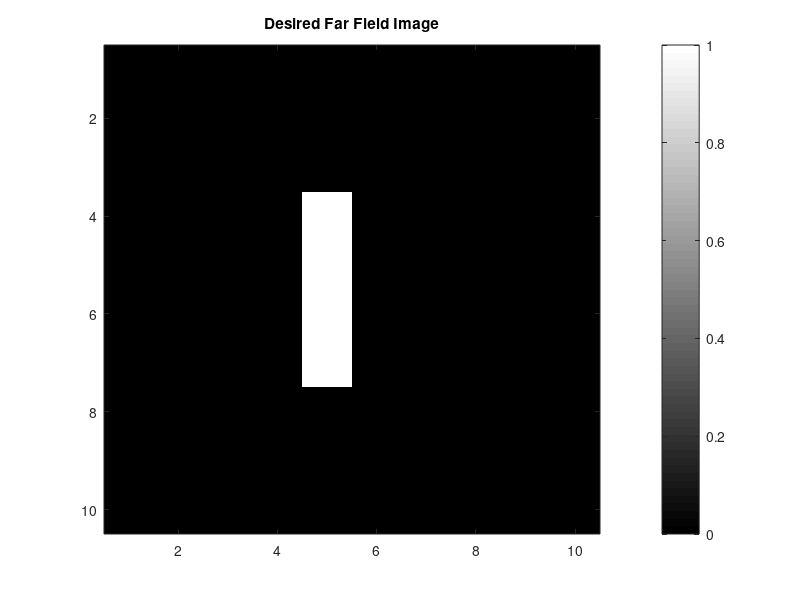
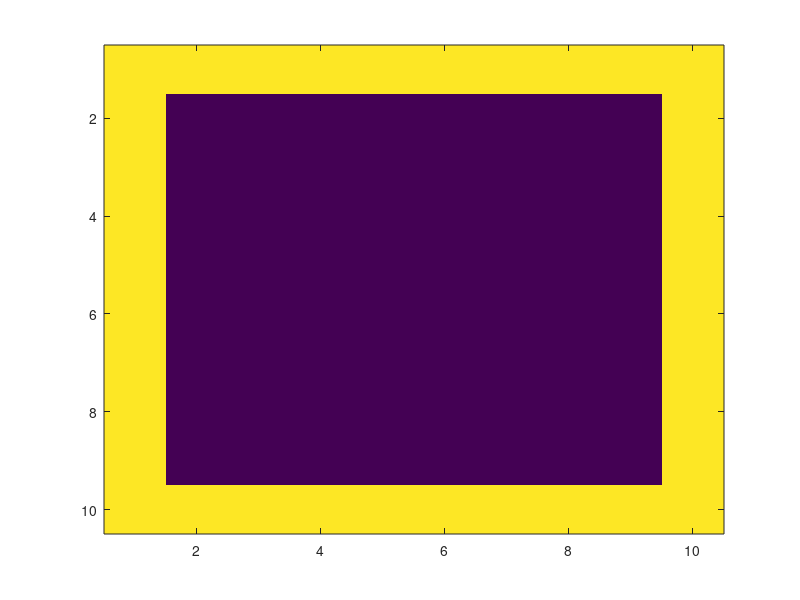

MATLAB code for these plots, in order:

bar12by12 = [0	0	0	0	0	0	0	0	0	0	0	0
0	0	0	0	0	0	0	0	0	0	0	0
0	0	0	0	0	0	0	0	0	0	0	0
0	0	0	0	0	0	0	0	0	0	0	0
0	0	0	0	0	0	1	0	0	0	0	0
0	0	0	0	0	0	1	0	0	0	0	0
0	0	0	0	0	0	1	0	0	0	0	0
0	0	0	0	0	0	1	0	0	0	0	0
0	0	0	0	0	0	0	0	0	0	0	0
0	0	0	0	0	0	0	0	0	0	0	0
0	0	0	0	0	0	0	0	0	0	0	0
0	0	0	0	0	0	0	0	0	0	0	0
];

bar10by10 = [0	0	0	0	0	0	0	0	0	0
0	0	0	0	0	0	0	0	0	0
0	0	0	0	0	0	0	0	0	0
0	0	0	0	1	0	0	0	0	0
0	0	0	0	1	0	0	0	0	0
0	0	0	0	1	0	0	0	0	0
0	0	0	0	1	0	0	0	0	0
0	0	0	0	0	0	0	0	0	0
0	0	0	0	0	0	0	0	0	0
0	0	0	0	0	0	0	0	0	0
];

bar8by8 = [0	0	0	0	0	0	0	0
0	0	0	1	0	0	0	0
0	0	0	1	0	0	0	0
0	0	0	1	0	0	0	0
0	0	0	1	0	0	0	0
0	0	0	1	0	0	0	0
0	0	0	1	0	0	0	0
0	0	0	0	0	0	0	0

];

circle1 = [1	1	0	0	0	0	0	0	0	0
1	1	1	1	1	1	1	1	1	0
1	1	0	0	0	0	0	0	1	0
0	1	0	0	0	0	0	0	1	0
0	1	0	0	0	0	0	0	1	0
0	1	0	0	0	0	0	0	1	0
0	1	0	0	0	0	0	0	1	0
0	1	0	0	0	0	0	0	1	0
0	1	1	1	1	1	1	1	1	0
0	0	0	0	0	0	0	0	0	0
];

figure;
imagesc(bar10by10, [0, 1]);
set(gcf, 'Position', [00, 00, 350, 300])
set(gca, 'FontSize', 10)% Font Size
colormap gray
colorbar
title('Desired Far Field Image');

imwrite(bar10by10, 'bar_10by10.png');

IntensityNear = ones(8, 8);
save('bar_8by8_raw.mat','IntensityNear');



%% FarField


% clear all

N = 8;


IntensityNear = [1	1	1	1	1	1	1	1	1	1
1	0	0	0	0	0	0	0	0	1
1	0	0	0	0	0	0	0	0	1
1	0	0	0	0	0	0	0	0	1
1	0	0	0	0	0	0	0	0	1
1	0	0	0	0	0	0	0	0	1
1	0	0	0	0	0	0	0	0	1
1	0	0	0	0	0	0	0	0	1
1	0	0	0	0	0	0	0	0	1
1	1	1	1	1	1	1	1	1	1
];

% IntensityNear = [0	0	0	0	0	0	0	0	0	0	0	0
% 0	0	0	0	0	0	0	0	0	0	0	0
% 0	0	1	1	1	1	1	1	1	1	0	0
% 0	0	1	0	0	0	0	0	0	1	0	0
% 0	0	1	0	0	0	0	0	0	1	0	0
% 0	0	1	0	0	0	0	0	0	1	0	0
% 0	0	1	0	0	0	0	0	0	1	0	0
% 0	0	1	0	0	0	0	0	0	1	0	0
% 0	0	1	0	0	0	0	0	0	1	0	0
% 0	0	1	1	1	1	1	1	1	1	0	0
% 0	0	0	0	0	0	0	0	0	0	0	0
% 0	0	0	0	0	0	0	0	0	0	0	0
% ];

save('imageNear_grids.mat', 'IntensityNear');

figure
imagesc(IntensityNear);

IntensityNear(N, N) = 0;
IntensityNear(1:2:N - 1, :) = 1;
IntensityNear(:, 1:2:N - 1) = 1;
save('imageNear_meshgrid.mat', 'IntensityNear');

IntensityNear = ones(N, N);
save('imageNear_uniform.mat', 'IntensityNear');

%% A letter map
A = [0 0 0 0 0 0 0 0 0 0 0 0 0 0 0 0 0 0 0 0
    0 0 0 0 0 0 0 0 0 0 0 0 0 0 0 0 0 0 0 0
    0 0 0 0 0 0 0 0 0 0 0 0 0 0 0 0 0 0 0 0
    0 0 0 0 0 0 0 0 1 1 1 1 0 0 0 0 0 0 0 0
    0 0 0 0 0 0 0 1 1 1 1 1 1 0 0 0 0 0 0 0
    0 0 0 0 0 0 1 1 0 0 0 0 1 1 0 0 0 0 0 0
    0 0 0 0 0 1 1 0 0 0 0 0 0 1 1 0 0 0 0 0
    0 0 0 0 1 1 0 0 0 0 0 0 0 0 1 1 0 0 0 0
    0 0 0 0 1 1 0 0 0 0 0 0 0 0 1 1 0 0 0 0
    0 0 0 0 1 1 0 0 0 0 0 0 0 0 1 1 0 0 0 0
    0 0 0 0 1 1 0 0 0 0 0 0 0 0 1 1 0 0 0 0
    0 0 0 0 1 1 0 0 0 0 0 0 0 0 1 1 0 0 0 0
    0 0 0 0 1 1 1 1 1 1 1 1 1 1 1 1 0 0 0 0
    0 0 0 0 1 1 0 0 0 0 0 0 0 0 1 1 0 0 0 0
    0 0 0 0 1 1 0 0 0 0 0 0 0 0 1 1 0 0 0 0
    0 0 0 0 1 1 0 0 0 0 0 0 0 0 1 1 0 0 0 0
    0 0 0 0 1 1 0 0 0 0 0 0 0 0 1 1 0 0 0 0
    0 0 0 0 0 0 0 0 0 0 0 0 0 0 0 0 0 0 0 0
    0 0 0 0 0 0 0 0 0 0 0 0 0 0 0 0 0 0 0 0
    0 0 0 0 0 0 0 0 0 0 0 0 0 0 0 0 0 0 0 0
    ];

%% B letter map
B = [0 0 0 0 0 0 0 0 0 0 0 0 0 0 0 0 0 0 0 0
    0 0 0 0 0 0 0 0 0 0 0 0 0 0 0 0 0 0 0 0
    0 0 0 0 0 0 0 0 0 0 0 0 0 0 0 0 0 0 0 0
    0 0 0 0 1 1 1 1 1 1 1 1 1 0 0 0 0 0 0 0
    0 0 0 0 1 1 1 1 1 1 1 1 1 1 0 0 0 0 0 0
    0 0 0 0 1 1 0 0 0 0 0 0 0 1 1 0 0 0 0 0
    0 0 0 0 1 1 0 0 0 0 0 0 0 1 1 0 0 0 0 0
    0 0 0 0 1 1 0 0 0 0 0 0 0 1 1 0 0 0 0 0
    0 0 0 0 1 1 0 0 0 0 0 0 0 1 1 0 0 0 0 0
    0 0 0 0 1 1 1 1 1 1 1 1 1 1 0 0 0 0 0 0
    0 0 0 0 1 1 1 1 1 1 1 1 1 1 0 0 0 0 0 0
    0 0 0 0 1 1 0 0 0 0 0 0 0 1 1 0 0 0 0 0
    0 0 0 0 1 1 0 0 0 0 0 0 0 1 1 0 0 0 0 0
    0 0 0 0 1 1 0 0 0 0 0 0 0 1 1 0 0 0 0 0
    0 0 0 0 1 1 0 0 0 0 0 0 0 1 1 0 0 0 0 0
    0 0 0 0 1 1 1 1 1 1 1 1 1 1 0 0 0 0 0 0
    0 0 0 0 1 1 1 1 1 1 1 1 1 0 0 0 0 0 0 0
    0 0 0 0 0 0 0 0 0 0 0 0 0 0 0 0 0 0 0 0
    0 0 0 0 0 0 0 0 0 0 0 0 0 0 0 0 0 0 0 0
    0 0 0 0 0 0 0 0 0 0 0 0 0 0 0 0 0 0 0 0
    ];

%% C letter map
C = [0 0 0 0 0 0 0 0 0 0 0 0 0 0 0 0 0 0 0 0
    0 0 0 0 0 0 0 0 0 0 0 0 0 0 0 0 0 0 0 0
    0 0 0 0 0 0 0 0 0 0 0 0 0 0 0 0 0 0 0 0
    0 0 0 0 0 0 1 1 1 1 1 1 1 0 0 0 0 0 0 0
    0 0 0 0 0 1 1 1 1 1 1 1 1 1 0 0 0 0 0 0
    0 0 0 0 1 1 0 0 0 0 0 0 0 1 1 0 0 0 0 0
    0 0 0 1 1 0 0 0 0 0 0 0 0 1 1 0 0 0 0 0
    0 0 0 1 1 0 0 0 0 0 0 0 0 0 0 0 0 0 0 0
    0 0 0 1 1 0 0 0 0 0 0 0 0 0 0 0 0 0 0 0
    0 0 0 1 1 0 0 0 0 0 0 0 0 0 0 0 0 0 0 0
    0 0 0 1 1 0 0 0 0 0 0 0 0 0 0 0 0 0 0 0
    0 0 0 1 1 0 0 0 0 0 0 0 0 0 0 0 0 0 0 0
    0 0 0 1 1 0 0 0 0 0 0 0 0 0 0 0 0 0 0 0
    0 0 0 1 1 1 0 0 0 0 0 0 0 0 0 0 0 0 0 0
    0 0 0 0 1 1 0 0 0 0 0 0 0 1 1 0 0 0 0 0
    0 0 0 0 0 1 1 1 1 1 1 1 1 1 0 0 0 0 0 0
    0 0 0 0 0 0 1 1 1 1 1 1 1 0 0 0 0 0 0 0
    0 0 0 0 0 0 0 0 0 0 0 0 0 0 0 0 0 0 0 0
    0 0 0 0 0 0 0 0 0 0 0 0 0 0 0 0 0 0 0 0
    0 0 0 0 0 0 0 0 0 0 0 0 0 0 0 0 0 0 0 0
    ];
